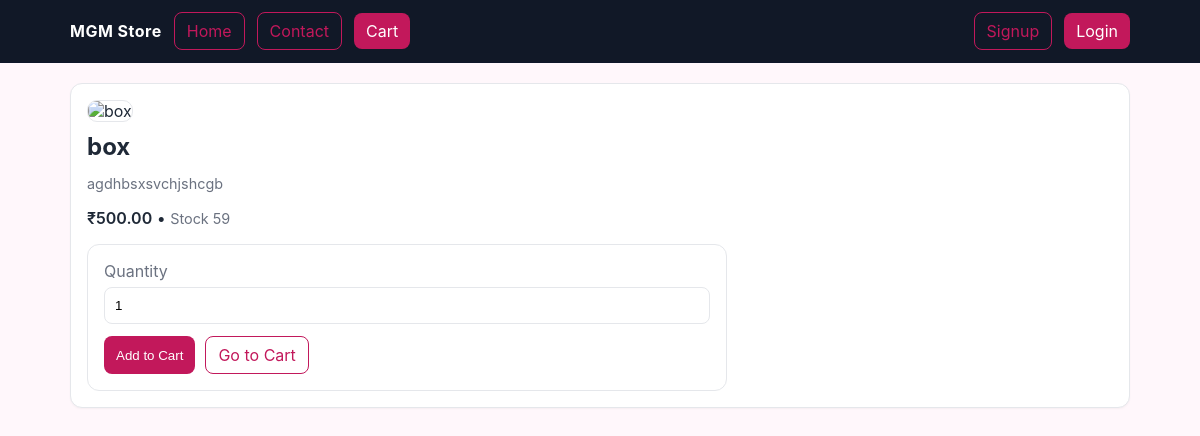
Page /product/1 on the committed database.
### tables this page shows
CREATE TABLE products (
            id INTEGER PRIMARY KEY AUTOINCREMENT,
            name TEXT,
            description TEXT,
            price REAL,
            stock INTEGER,
            created_at TEXT
        , image_url TEXT);

### app.py (the view)
@app.route("/product/<int:pid>")
def product_detail(pid):
    conn = get_db()
    cur = conn.cursor()
    cur.execute("SELECT * FROM products WHERE id=?", (pid,))
    product = cur.fetchone()
    conn.close()
    return render_template("product_detail.html", product=product)

### app.py (called while the page is built, shortened)
def get_db():
    conn = sqlite3.connect(DB_PATH)
    conn.row_factory = sqlite3.Row
    return conn

def current_user():
    uid = session.get("user_id")
    if not uid:
        return None

@app.context_processor
def inject_user():
    return {"user": current_user()}

@app.before_request
def ensure_db():
    init_db()

### templates/product_detail.html (shortened to what this page needs)
{% extends 'base.html' %}
{% block content %}
<div class="card">
    {% if product['image_url'] %}
    <img class="product-img" src="{{ product['image_url'] }}" alt="{{ product['name'] }}">
    {% endif %}
    <h2 class="section-title">{{ product['name'] }}</h2>
    <p class="meta">{{ product['description'] }}</p>
    <p><span class="price">₹{{ '%.2f'|format(product['price']) }}</span> • <span class="meta">Stock {{ product['stock'] }}</span></p>
    <form method="post" action="{{ url_for('cart_add') }}" class="form">
        <div class="field"><label>Quantity</label><input type="number" name="quantity" min="1" value="1"></div>
        <div class="actions"><button class="btn" type="submit">Add to Cart</button><a class="btn btn-outline" href="{{ url_for('view_cart') }}">Go to Cart</a></div>
    </form>
</div>
{% endblock %}

### static/styles.css (style rules this page uses)
:root { --primary:#c2185b; --primary-dark:#9c154a; --danger:#d32f2f; --bg:#fff7fb; --text:#1f2937; --muted:#6b7280; --border:#e5e7eb; --card:#ffffff; }
* { box-sizing:border-box }
html,body { height:100% }
body { margin:0;font-family:Inter,system-ui,Arial,sans-serif;color:var(--text);background:var(--bg) }
.btn { display:inline-block;padding:8px 12px;border-radius:8px;background:var(--primary);color:#fff;text-decoration:none;border:none;cursor:pointer;transition:.2s }
.btn-outline { background:transparent;color:var(--primary);border:1px solid var(--primary) }
.card { background:var(--card);border:1px solid var(--border);border-radius:12px;padding:16px;box-shadow:0 1px 2px rgba(0,0,0,0.04) }
.product-img { width:100%;height:160px;object-fit:cover;border-radius:10px;margin-bottom:10px;border:1px solid var(--border) }
.meta { color:var(--muted);font-size:.9rem }
.price { font-weight:600 }
.form { max-width:640px;background:var(--card);border:1px solid var(--border);border-radius:12px;padding:16px }
.field { margin-bottom:12px }
.field label { display:block;margin-bottom:6px;color:var(--muted) }
.field input,.field textarea,.field select { width:100%;padding:10px;border:1px solid var(--border);border-radius:8px;background:#fff }
.actions { display:flex;gap:10px;margin-top:8px }
.section-title { margin:0 0 12px }

### rows in the picture
products: name "box", description "agdhbsxsvchjshcgb", price "500.00", stock "59"
